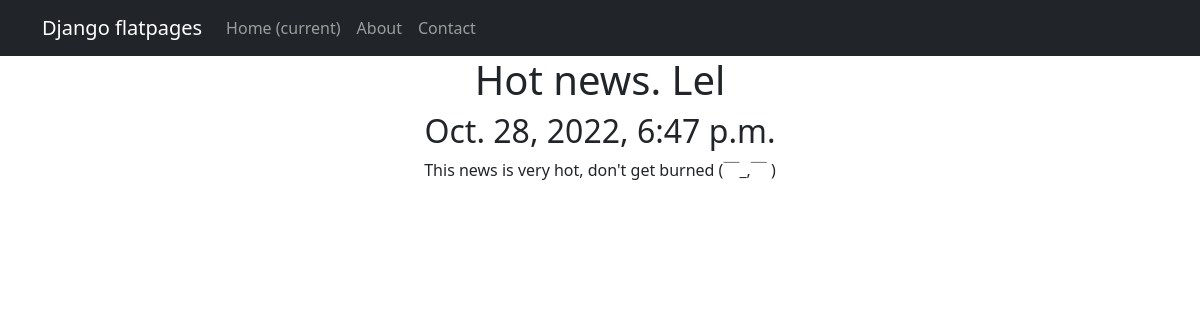
Page /news/11 on the committed database.
### news/models.py (models this page shows, shortened)
class Post(models.Model):
    author = models.ForeignKey(Author, on_delete=models.CASCADE)
    NEWS = 'NW'
    ARTICLE = 'AR'
    CATEGORY_CHOISES = (
        (NEWS, 'Новость'),
        (ARTICLE, 'Статья'),
    )
    categoryType =  models.CharField(max_length= 2, choices=CATEGORY_CHOISES, default=ARTICLE)
    dateCreation = models.DateTimeField(auto_now_add=True)
    postCategory = models.ManyToManyField(Category, through='PostCategory')
    title = models.CharField(max_length=128)
    text = models.TextField()
    rating = models.SmallIntegerField(default=0)

### news/views.py (the view)
# urls.py: path('<int:pk>', PostDetail.as_view(), name='post_detail'),
class PostDetail(DetailView):
    model = Post
    template_name = 'newsdetail.html'
    context_object_name = 'newsdetail'

### news/templatetags/custom_filters.py (called while the page is built)
@register.filter()
def censor(value):
    if not isinstance(value, str):
        raise TypeError(f"unresolved type '{type(value)}' expected  type 'str'")
    for word in value.split():
        if word.lower() in bad_words:
            value = value.replace(word, f"{word[0]}{'*' * (len(word) - 1)}")
    return value

### templates/newsdetail.html (shortened to what this page needs)
{% extends 'flatpages/default.html' %}
{% load custom_filters %}
{% block content %}
<h1>{{ newsdetail.title|censor }}</h1>
<h2>{{ newsdetail.dateCreation }}</h2>
<p>{{ newsdetail.text|censor }}</p>
{% endblock content %}

### rows in the picture
Post: title|censor "Hot news. Lel", dateCreation "Oct. 28, 2022, 6:47 p.m.", text|censor "This news is very hot, don't get burned (￣_,￣ )"
